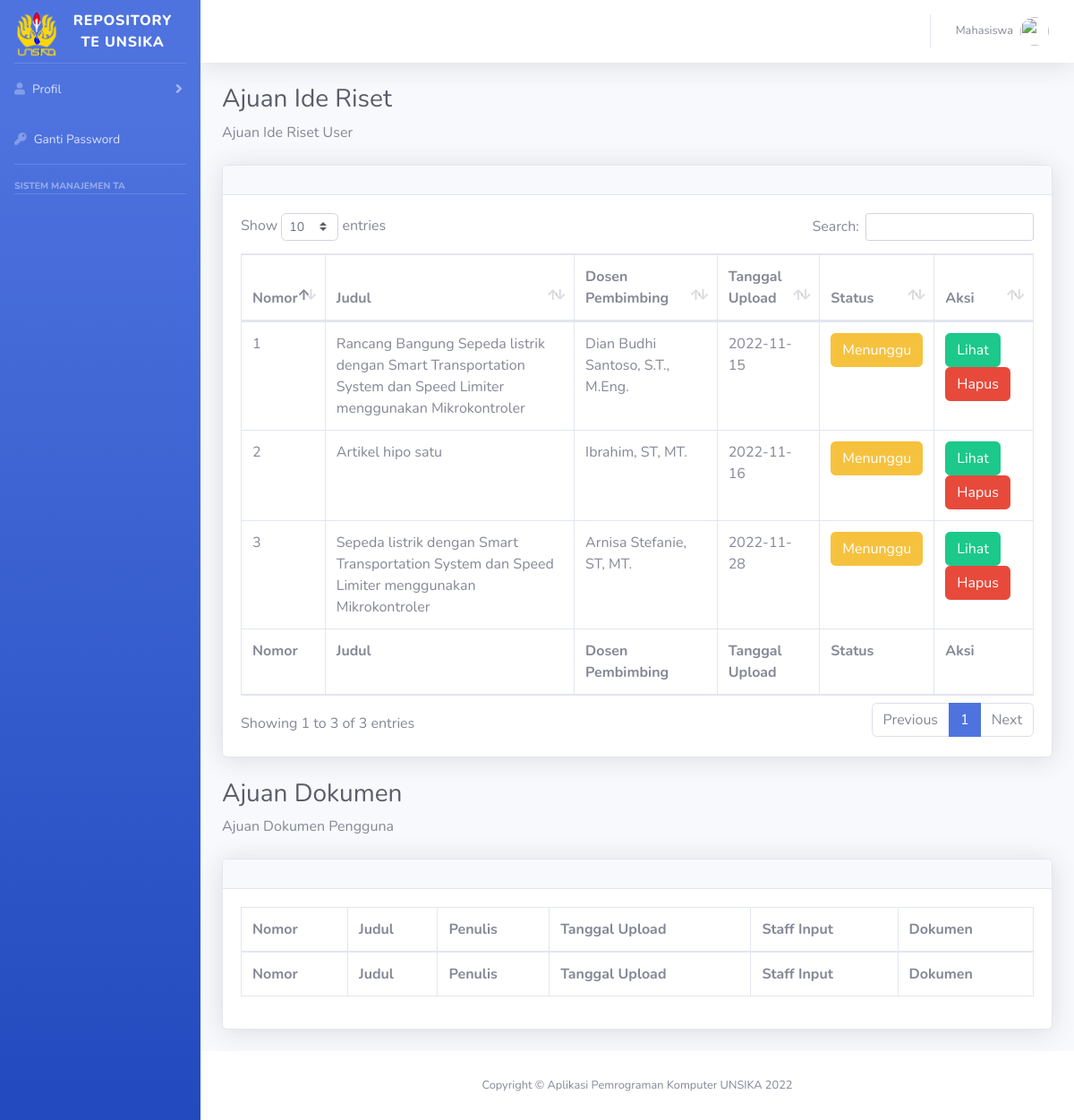
The page /dashboard/status_ajuan.php?id=3 on the database its author committed.
### tables this page shows
CREATE TABLE `user` (
  `id` int(9) NOT NULL,
  `nama` varchar(255) NOT NULL,
  `email` varchar(255) NOT NULL,
  `password` varchar(255) NOT NULL,
  `gender` int(2) NOT NULL,
  `address` varchar(255) NOT NULL,
  `path` varchar(255) NOT NULL,
  `role` int(2) NOT NULL,
  `NID` varchar(30) NOT NULL
);

CREATE TABLE `proposal` (
  `id` int(255) NOT NULL,
  `judul` varchar(255) NOT NULL,
  `penulis` text NOT NULL,
  `pembimbing` text NOT NULL,
  `abstrak` text NOT NULL,
  `keyword` text NOT NULL,
  `status` int(3) NOT NULL,
  `tgl_input` date NOT NULL,
  `id_input` int(5) NOT NULL
);

### query.php (called while the page is built, shortened)
<?php
include 'koneksi.php';
$id = $_GET['id'];
$query_mysql = mysqli_query($host, "SELECT * FROM `user` WHERE `id` LIKE '$id'") or die(mysqli_error($host));
$data = mysqli_fetch_array($query_mysql);
$nama = $data['nama'];
$foto = $data['path'];

### dashboard/status_ajuan.php (the view, shortened to what this page needs)
<?php
include "template/sidebar.php";
include "template/header.php";
$servername = "localhost";
$username = "root";
$password = "";
$db_name = "repository";
$id = $_GET['id'];
$role = $_GET['role'];
$conn = mysqli_connect($servername, $username, $password, $db_name);
$query = mysqli_query($conn, "SELECT * FROM `proposal` WHERE `id_input` = $id  ORDER BY `id`");
?>
<div class="container-fluid">
                    <h1 class="h3 mb-2 text-gray-800">Ajuan Ide Riset</h1>
                    <p class="mb-4">Ajuan Ide Riset User</p>
                    <div class="card shadow mb-4">
                        <div class="card-header py-3" align="left">
                        </div>
                        <div class="card-body">
                            <div class="table-responsive">
                                <table class="table table-bordered" id="dataTable" width="100%" cellspacing="0">
                                <thead>
                                        <tr>
                                        <th>Nomor</th>
                                            <th>Judul</th>
                                            <th>Dosen Pembimbing</th>
                                            <th>Tanggal Upload</th>
                                            <th>Status</th>
                                            <th>Aksi</th>
                                        </tr>
                                    </thead>
                                    <tfoot>
                                        <tr>
                                            <th>Nomor</th>
                                            <th>Judul</th>
                                            <th>Dosen Pembimbing</th>
                                            <th>Tanggal Upload</th>
                                            <th>Status</th>
                                            <th>Aksi</th>
                                        </tr>
                                    </tfoot>
                                    <tbody>
                                    <?php
    $nomor = 1;
    while ($data = mysqli_fetch_array($query)) {
    ?>
      <tr>
        <td><?php echo $nomor++; ?></td>
        <td><?php echo $data['judul']; ?></td>
        <td><?php
        $dosbim = $data['pembimbing'];
        switch($dosbim) {
            case 1:
                echo "Arnisa Stefanie, ST, MT.";
                break;
            case 2:
                echo "Dian Budhi Santoso, S.T., M.Eng.";
                break;
            case 4:
                echo "Ibrahim, ST, MT.";
                break;
        }
        ?></td>
        <td><?php echo $data['tgl_input']; ?></td>
        <td><?php
        if ($data['status']==0) {
            echo "<button type='button' class='btn btn-warning'>Menunggu</button>";
        }else if ($data['status']==1) {
            echo "<button type='button' class='btn btn-success'>Diterima</button>";
        }else if ($data['status']==2) {
            echo "<button type='button' class='btn btn-danger' >Ditolak</button>";
        }
        ?></td>
        <td>
          <a href="lihat_ajuan_ide.php?id=<?php echo $id . "&role=" . $role . "&idr=" . $data['id_input'] ?>"><button type="button" class="btn btn-success">Lihat</button></a>
          <a href="hapus_post.php?id=1&id_post=<?php echo $data['id']."&jenis=". $data['jenis']; ?>" onclick="return confirm ('Apakah anda benar ingin menghapus <?php echo $data['judul']; ?> dari daftar ajuan ide riset?')"><button type="button" class="btn btn-danger">Hapus</button></a>
        </td>
      </tr>
    <?php } ?>
                                    </tbody>
                                </table>
                            </div>
                        </div>
                    </div>
                </div>
<div class="container-fluid">
                    <h1 class="h3 mb-2 text-gray-800">Ajuan Dokumen</h1>
                    <p class="mb-4">Ajuan Dokumen Pengguna</p>
                    <div class="card shadow mb-4">
                        <div class="card-header py-3" align="left">
                        </div>
                        <div class="card-body">
                            <div class="table-responsive">
                                <table class="table table-bordered" id="dataTable" width="100%" cellspacing="0">
                                <thead>
                                        <tr>
                                        <th>Nomor</th>
                                            <th>Judul</th>
                                            <th>Penulis</th>
                                            <th>Tanggal Upload</th>
                                            <th>Staff Input</th>
                                            <th>Dokumen</th>
                                        </tr>
                                    </thead>
                                    <tfoot>
                                        <tr>
                                            <th>Nomor</th>
                                            <th>Judul</th>
                                            <th>Penulis</th>
                                            <th>Tanggal Upload</th>
                                            <th>Staff Input</th>
                                            <th>Dokumen</th>
                                        </tr>
                                    </tfoot>
                                </table>
                            </div>
                        </div>
                    </div>
                </div>
                </div>
            <footer class="sticky-footer bg-white">
                <div class="container my-auto">
                    <div class="copyright text-center my-auto">
                    <span>Copyright &copy; Aplikasi Pemrograman Komputer UNSIKA 2022</span>
                    </div>
                </div>
            </footer>
        </div>
    </div>
</body>
</html>

### dashboard/template/header.php (shortened to what this page needs)
<div id="content-wrapper" class="d-flex flex-column">
    <div id="content">
                    <nav class="navbar navbar-expand navbar-light bg-white topbar mb-4 static-top shadow">
                        <ul class="navbar-nav ml-auto">
                            <li class="nav-item dropdown no-arrow">
                                <a class="nav-link dropdown-toggle" href="login.php" id="userDropdown" role="button"
                                    data-toggle="dropdown" aria-haspopup="true" aria-expanded="false">
                                    <span class="mr-2 d-none d-lg-inline text-gray-600 small"><?php echo $nama  ?></span>
                                    <img class="img-profile rounded-circle"
                                        src="img/<?php echo $foto ?>">
                                </a>
                            </li>
                        </ul>
                    </nav>

### rows shown on the page
user: nama "Mahasiswa"
proposal: judul "Rancang Bangung Sepeda listrik dengan Smart Transportation System dan Speed Limiter menggunakan Mikrokontroler", pembimbing "Dian Budhi Santoso, S.T., M.Eng.", tgl_input "2022-11-15", status "Menunggu"
proposal: judul "Artikel hipo satu", pembimbing "Ibrahim, ST, MT.", tgl_input "2022-11-16", status "Menunggu"
proposal: judul "Sepeda listrik dengan Smart Transportation System dan Speed Limiter menggunakan Mikrokontroler", pembimbing "Arnisa Stefanie, ST, MT.", tgl_input "2022-11-28", status "Menunggu"
